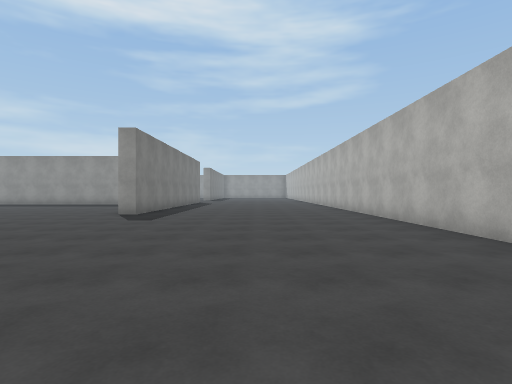
View 1 (above)

24 first-person views from a walk through a Unity game level. The camera is 1.3 m above the floor, looks level and sees 80° across. The floor is counted in squares, 2 m on a side. Each view is taken from the middle of a square. On the plan, view 1 faces up. The plan holds only what a view shows up to about 10 squares ahead; the rest is blank. The place goes on beyond the plan. Surface patterns are stand-ins for the level's own textures.

View 2
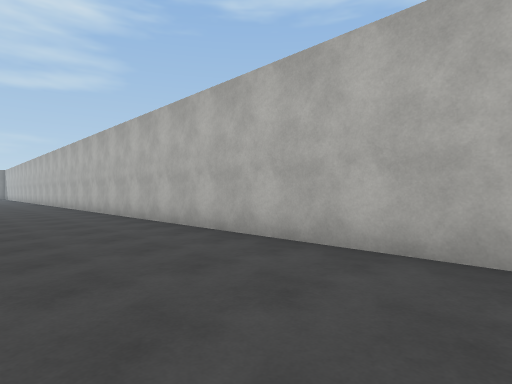

View 3
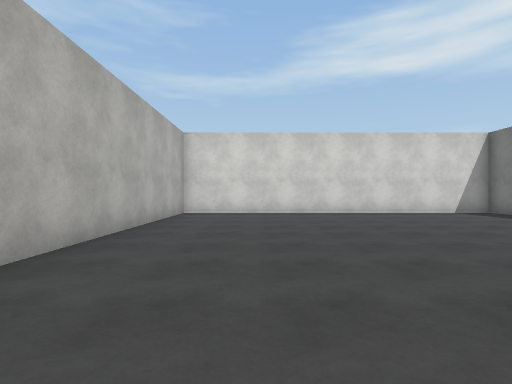

View 4
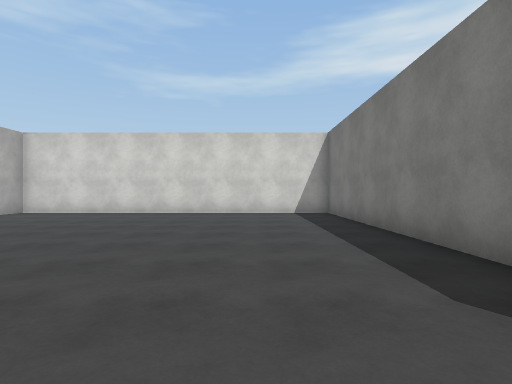

View 5
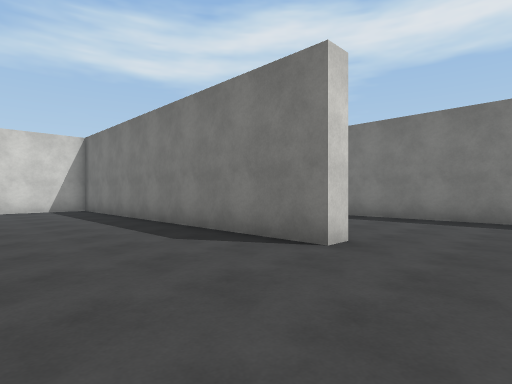

View 6
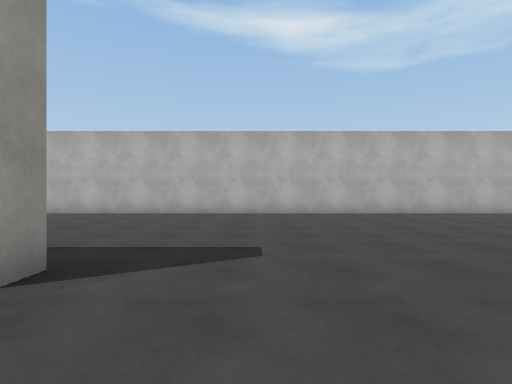

View 7
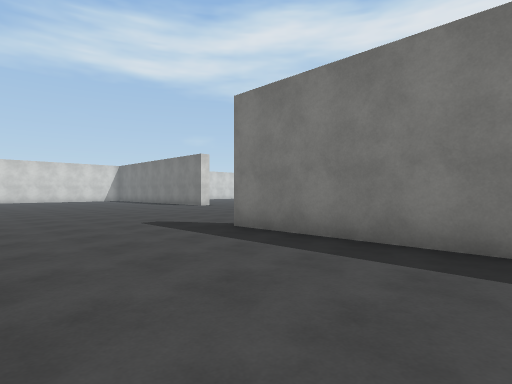

View 8
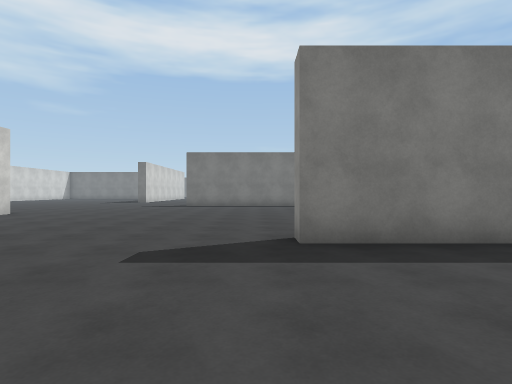

View 9
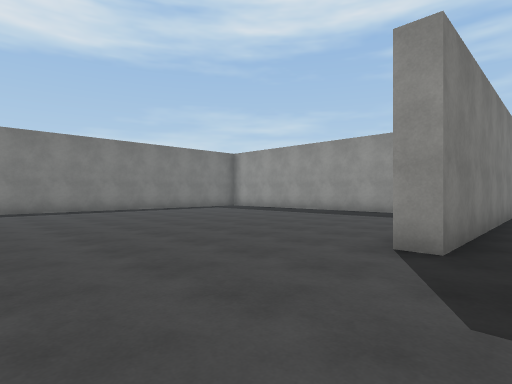

View 10
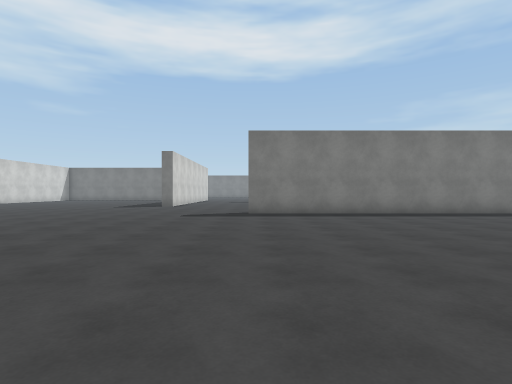

View 11
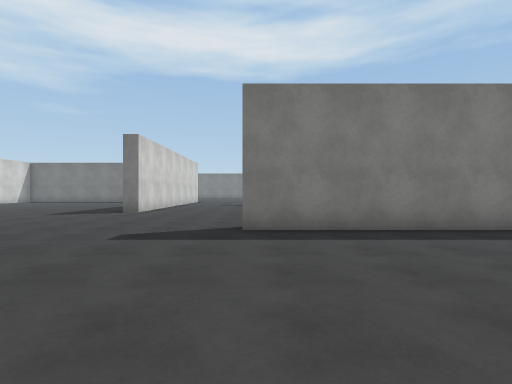

View 12
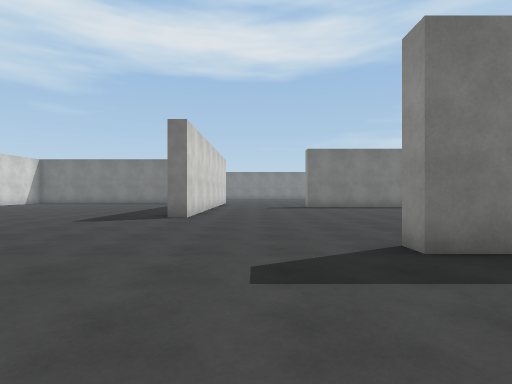

View 13
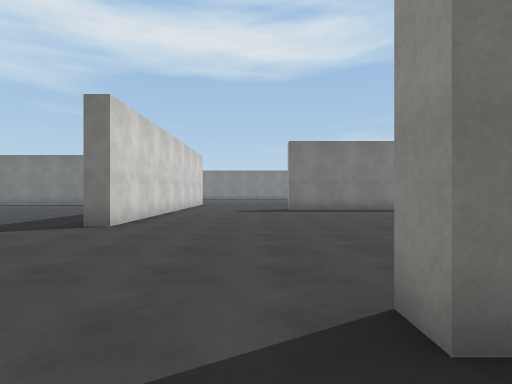

View 14
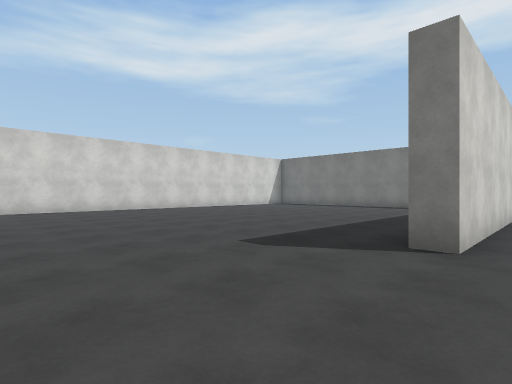

View 15
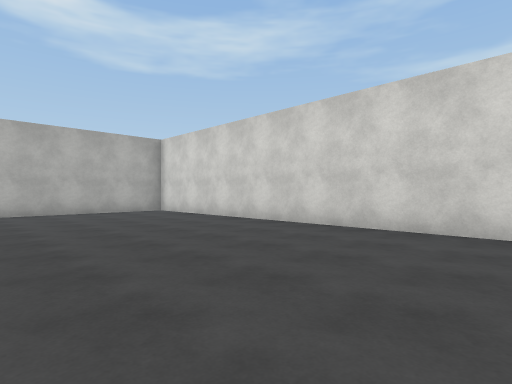

View 16
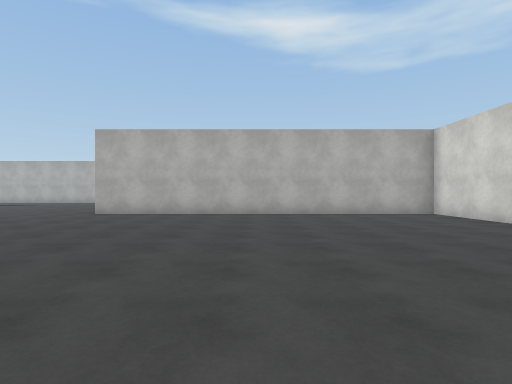

View 17
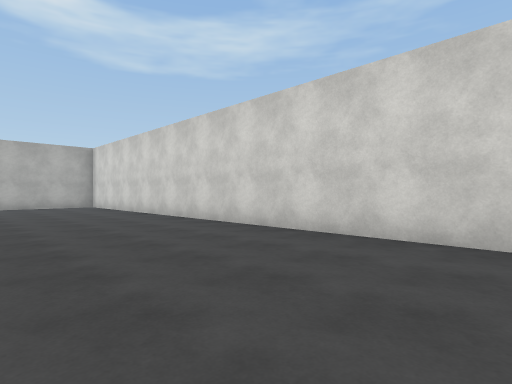

View 18
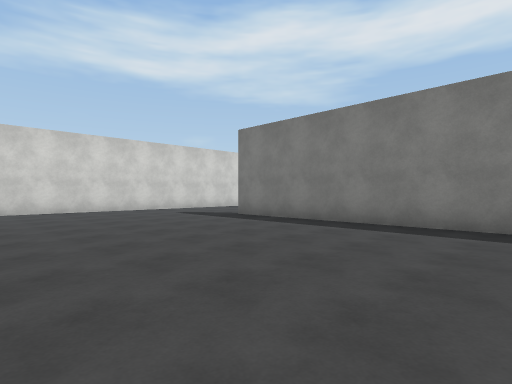

View 19
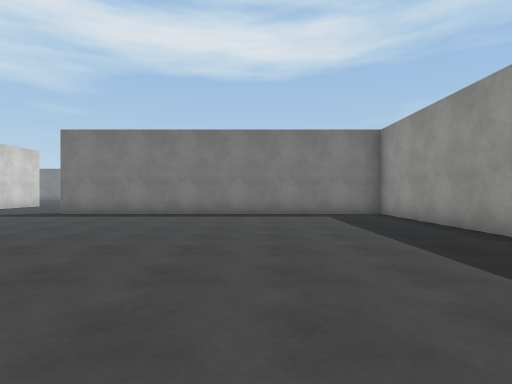

View 20
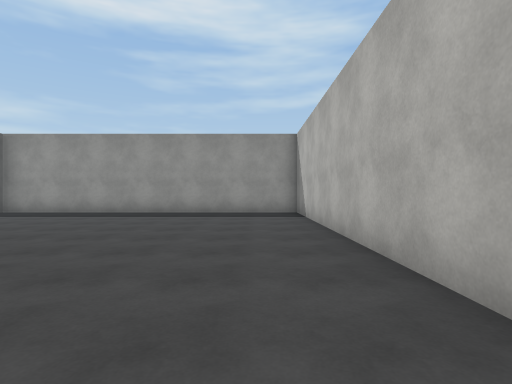

View 21
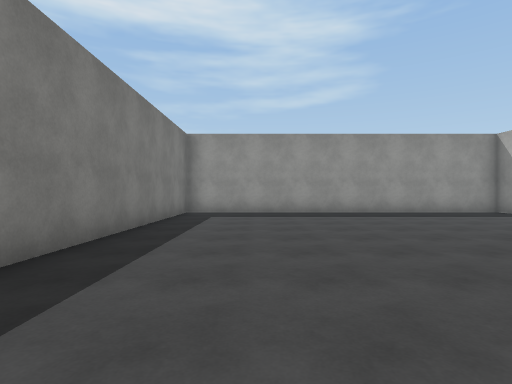

View 22
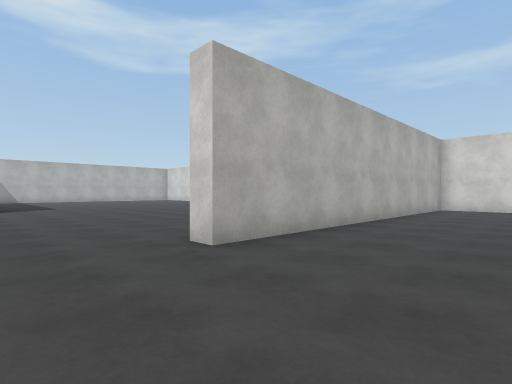

View 23
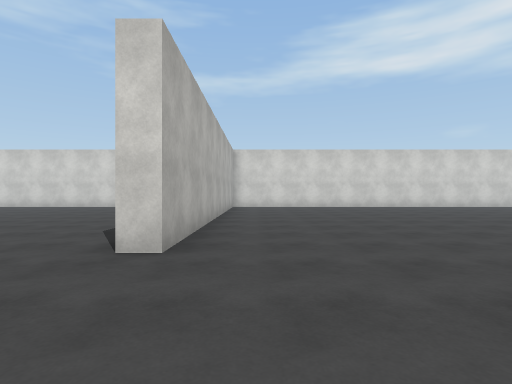

View 24
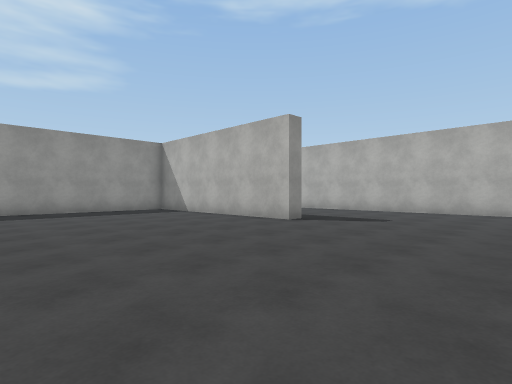

### Floor plan
Points are (right, up) in squares from view 1. A wall is a line through its corners. A room is listed if a view was taken in it or the views show most of it. See-through windows are left out.
Room 1 (views 1, 2, 3, 4, 5)
walls: (-6.2, 5) (-6.2, -4.5) (3.3, -4.5) (3.3, 11.5); (-3.4, 10) (-3.4, 8.7) (-4, 8.7)
ways out: opening at (-5.8, 8) to room 2
Room 2 (views 6, 7, 8, 9, 10, 11, 12, 13, 14, 15, 16, 17, 18, 19, 20, 21, 22, 23, 24)
walls: (-21.7, -0.5) (-21.7, 7.7) (-31.1, 7.7) (-31.1, -1.9); (-6.7, -2.1) (-6.7, 0.9); (-11.3, 7.1) (-11.3, 7.7) (-21.2, 7.7) (-21.2, -2.2) (-21.8, -2.2); (-6.8, 5) (-6.2, 5); (-10.9, 7.6) (-10.9, 1.6) (-11.3, 1.6) (-11.3, 5.5); (-30.5, -5.7) (-25.8, -5.7) (-25.8, -6.2); (-29.6, -16.3) (-16, -16.3) (-16, -6.3) (-15.5, -6.3)
ways out: opening at (-5.8, 8) to room 1

Where each view was taken, in squares from view 1:
view 1: 0 up, 0 right, facing up
view 2: 0 up, 0 right, facing up-right
view 3: 5 up, 1 right, facing down
view 4: 5 up, 4 left, facing down
view 5: 7 up, 3 left, facing down-left
view 6: 7 up, 6 left, facing right
view 7: 6 up, 7 left, facing down-left
view 8: 1 up, 7 left, facing left
view 9: 2 down, 10 left, facing up-left
view 10: 2 down, 12 left, facing left
view 11: 2 down, 16 left, facing left
view 12: 4 down, 18 left, facing left
view 13: 3 down, 20 left, facing left
view 14: 5 down, 22 left, facing down-left
view 15: 11 down, 26 left, facing down-right
view 16: 11 down, 25 left, facing right
view 17: 12 down, 30 left, facing down-right
view 18: 5 up, 25 left, facing down-left
view 19: 4 up, 22 left, facing left
view 20: 2 down, 23 left, facing up
view 21: 2 down, 19 left, facing up
view 22: 4 down, 19 left, facing down-right
view 23: 3 down, 17 left, facing down
view 24: 3 down, 17 left, facing up-right
